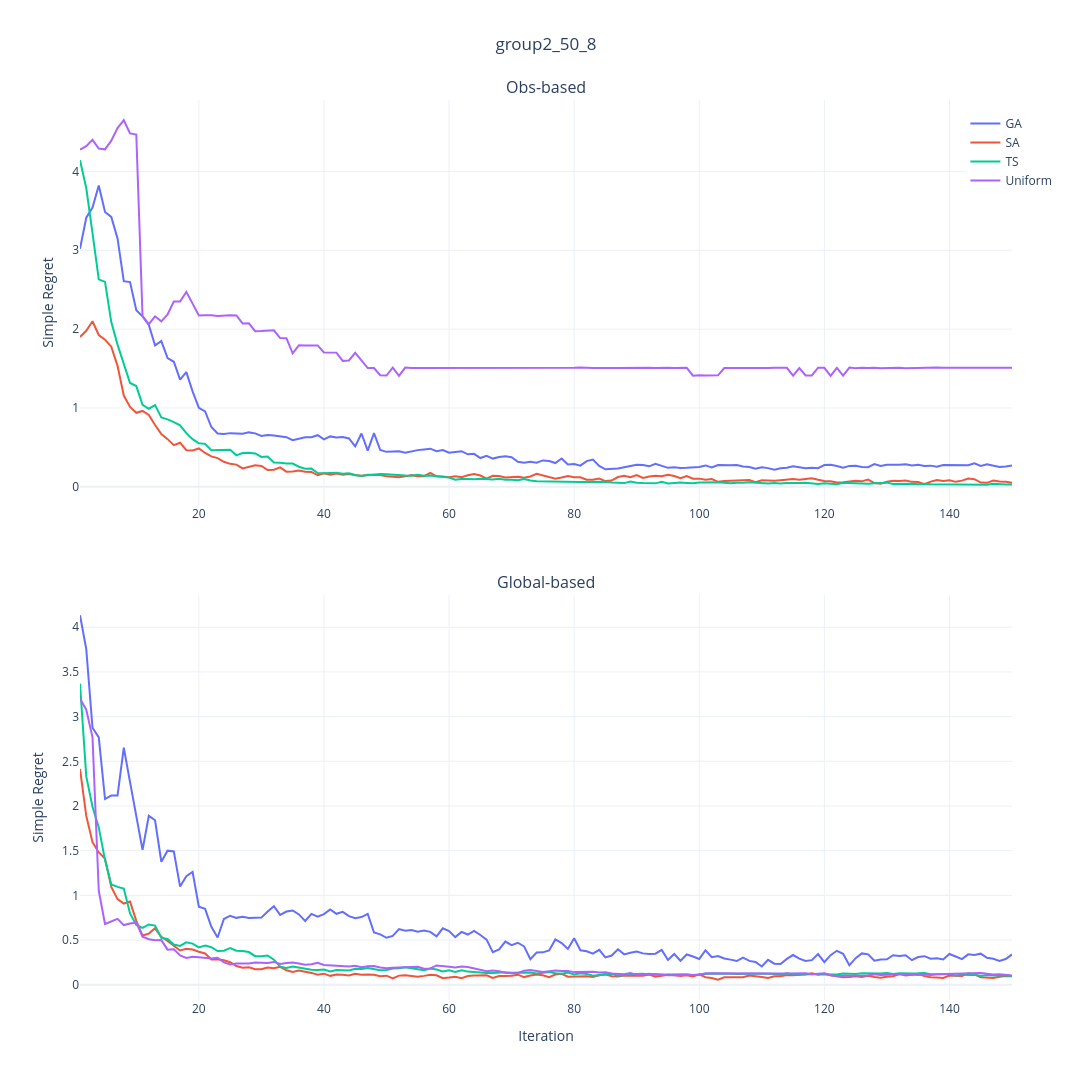

Write notebook code for a chart like this one.
### Code cell
import pandas as pd
import plotly.graph_objects as go
import plotly.express as px
from plotly.subplots import make_subplots
import os
import plotly.io as pio
data = "data2"
if data=="data1":
    text = "group"
else:
    text = "group2"
# ---------- 配置 ----------
data_folder = os.path.join('Data', data) # 根据你的data变量自动设置

# 新旧算法文件列表（假设curve_names相同）
# old_files = ['50_8_0_pre.csv', '50_8_2_pre.csv', '50_8_20_pre.csv', '50_8_Uni_pre.csv']
# new_files = ['50_8_0_post.csv', '50_8_2_post.csv', '50_8_20_post.csv', '50_8_Uni_post.csv']
# curve_names = ['β = 0', 'β = 2', 'β = 20', 'Uniform']  # 共用名称
old_files = ['50_8_GA_pre.csv', '50_8_SA_pre.csv', '50_8_TS_pre.csv', '50_8_Uni_pre.csv']
new_files = ['50_8_GA_post.csv', '50_8_SA_post.csv', '50_8_TS_post.csv', '50_8_Uni_post.csv']
curve_names = ['GA', 'SA', 'TS', 'Uniform']  # 共用名称
colors = px.colors.qualitative.Plotly[:4]  # 统一颜色

# ---------- 数据加载函数 ----------
def load_data(files):
    df_all = pd.DataFrame()
    for file, name in zip(files, curve_names):
        df = pd.read_csv(os.path.join(data_folder, file), index_col='Repetition')
        mean = df.mean(axis=0)
        temp_df = pd.DataFrame({
            'Iter': range(1, 151),
            'Value': mean.values,
            'Condition': name
        })
        df_all = pd.concat([df_all, temp_df])
    return df_all

# 加载新旧算法数据
old_data = load_data(old_files)
new_data = load_data(new_files)

# ---------- 绘图 ----------
fig = make_subplots(
    rows=2, cols=1,
    subplot_titles=("Obs-based", "Global-based"),
    vertical_spacing=0.1
)

# 绘制原始算法（第一子图）
for i, name in enumerate(curve_names):
    df = old_data[old_data['Condition'] == name]
    fig.add_trace(
        go.Scatter(
            x=df['Iter'], y=df['Value'],
            name=name, line=dict(color=colors[i]),
            showlegend=True,
            hovertemplate="Iter: %{x}<br>Value: %{y:.4f}<br>Condition: %{meta[0]}<extra></extra>",
            meta=[name]
        ),
        row=1, col=1
    )

# 绘制新算法（第二子图）
for i, name in enumerate(curve_names):
    df = new_data[new_data['Condition'] == name]
    fig.add_trace(
        go.Scatter(
            x=df['Iter'], y=df['Value'],
            name=name, line=dict(color=colors[i]),
            showlegend=False,  # 避免图例重复
            hovertemplate="Iter: %{x}<br>Value: %{y:.4f}<br>Condition: %{meta[0]}<extra></extra>",
            meta=[name]
        ),
        row=2, col=1
    )

# ---------- 更新布局 ----------
fig.update_layout(
    title_text=f"{text}_50_8",
    title_x=0.5,
    height=1080,                    
    width=1920, 
    template='plotly_white',
    legend=dict(yanchor="top", y=0.99, xanchor="left", x=0.95)
)

# 统一Y轴标签
fig.update_yaxes(title_text="Simple Regret", row=1, col=1)
fig.update_yaxes(title_text="Simple Regret", row=2, col=1)
fig.update_xaxes(title_text="Iteration", row=2, col=1)

fig.show()
pio.write_html(fig, '50_8_simple.html')

### Figure 1 — Plotly figure (JSON) as saved in the notebook; plotly's stock layout.template omitted (floating-point values rounded to 4 significant figures; data arrays with more than 128 entries replaced by an {"elided": "..."} marker saying what was removed)
{"data": [{"hovertemplate": "Iter: %{x}<br>Value: %{y:.4f}<br>Condition: %{meta[0]}<extra></extra>", "line": {"color": "#636EFA"}, "meta": ["GA"], "name": "GA", "showlegend": true, "type": "scatter", "x": {"elided": "150 int values"}, "xaxis": "x", "y": {"elided": "150 float values"}, "yaxis": "y"}, {"hovertemplate": "Iter: %{x}<br>Value: %{y:.4f}<br>Condition: %{meta[0]}<extra></extra>", "line": {"color": "#EF553B"}, "meta": ["SA"], "name": "SA", "showlegend": true, "type": "scatter", "x": {"elided": "150 int values"}, "xaxis": "x", "y": {"elided": "150 float values"}, "yaxis": "y"}, {"hovertemplate": "Iter: %{x}<br>Value: %{y:.4f}<br>Condition: %{meta[0]}<extra></extra>", "line": {"color": "#00CC96"}, "meta": ["TS"], "name": "TS", "showlegend": true, "type": "scatter", "x": {"elided": "150 int values"}, "xaxis": "x", "y": {"elided": "150 float values"}, "yaxis": "y"}, {"hovertemplate": "Iter: %{x}<br>Value: %{y:.4f}<br>Condition: %{meta[0]}<extra></extra>", "line": {"color": "#AB63FA"}, "meta": ["Uniform"], "name": "Uniform", "showlegend": true, "type": "scatter", "x": {"elided": "150 int values"}, "xaxis": "x", "y": {"elided": "150 float values"}, "yaxis": "y"}, {"hovertemplate": "Iter: %{x}<br>Value: %{y:.4f}<br>Condition: %{meta[0]}<extra></extra>", "line": {"color": "#636EFA"}, "meta": ["GA"], "name": "GA", "showlegend": false, "type": "scatter", "x": {"elided": "150 int values"}, "xaxis": "x2", "y": {"elided": "150 float values"}, "yaxis": "y2"}, {"hovertemplate": "Iter: %{x}<br>Value: %{y:.4f}<br>Condition: %{meta[0]}<extra></extra>", "line": {"color": "#EF553B"}, "meta": ["SA"], "name": "SA", "showlegend": false, "type": "scatter", "x": {"elided": "150 int values"}, "xaxis": "x2", "y": {"elided": "150 float values"}, "yaxis": "y2"}, {"hovertemplate": "Iter: %{x}<br>Value: %{y:.4f}<br>Condition: %{meta[0]}<extra></extra>", "line": {"color": "#00CC96"}, "meta": ["TS"], "name": "TS", "showlegend": false, "type": "scatter", "x": {"elided": "150 int values"}, "xaxis": "x2", "y": {"elided": "150 float values"}, "yaxis": "y2"}, {"hovertemplate": "Iter: %{x}<br>Value: %{y:.4f}<br>Condition: %{meta[0]}<extra></extra>", "line": {"color": "#AB63FA"}, "meta": ["Uniform"], "name": "Uniform", "showlegend": false, "type": "scatter", "x": {"elided": "150 int values"}, "xaxis": "x2", "y": {"elided": "150 float values"}, "yaxis": "y2"}], "layout": {"annotations": [{"font": {"size": 16}, "showarrow": false, "text": "Obs-based", "x": 0.5, "xanchor": "center", "xref": "paper", "y": 1, "yanchor": "bottom", "yref": "paper"}, {"font": {"size": 16}, "showarrow": false, "text": "Global-based", "x": 0.5, "xanchor": "center", "xref": "paper", "y": 0.45, "yanchor": "bottom", "yref": "paper"}], "height": 1080, "legend": {"x": 0.95, "xanchor": "left", "y": 0.99, "yanchor": "top"}, "title": {"text": "group2_50_8", "x": 0.5}, "width": 1920, "xaxis": {"anchor": "y", "domain": [0, 1]}, "xaxis2": {"anchor": "y2", "domain": [0, 1], "title": {"text": "Iteration"}}, "yaxis": {"anchor": "x", "domain": [0.55, 1], "title": {"text": "Simple Regret"}}, "yaxis2": {"anchor": "x2", "domain": [0, 0.45], "title": {"text": "Simple Regret"}}}}
